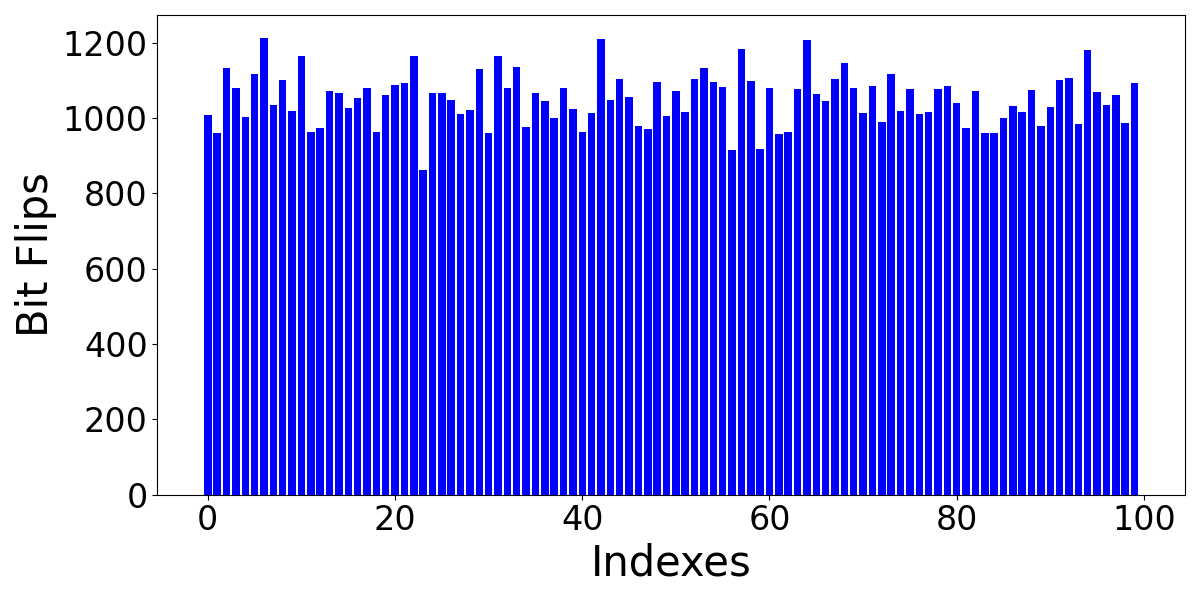
#> input picture Watermark-Analysis/Error-Distribution/ALL.png, 1200 x 600 px, given as the content of the folder Amin-Immune, which was not available
$ python 2-transformations.py
#> lines starting #> are read from the running program, lines starting #| are printed output that depends on the picture; pictures that were not available may be replaced by others from this repository, and a replacement may not be noted
import os
import random
import csv
import numpy as np
from PIL import Image, ImageEnhance, ImageFilter, ImageOps
from numpy.core.defchararray import endswith
from skimage.metrics import peak_signal_noise_ratio as psnr
from skimage.metrics import structural_similarity as ssim
from scipy.stats import wasserstein_distance
import re
import cv2


def jpeg_compression(image, quality):
    """Apply JPEG compression."""
    image.save("temp.jpg", "JPEG", quality=quality)
    return Image.open("temp.jpg")


# [5 lines left out: function resize_keep_ratio, not called in this run]


def resize_no_ratio(image, size):
    """Resize image without keeping the aspect ratio."""
    return image.resize(size)


def add_gaussian_noise(image, mean, std):
    """Add Gaussian noise to the image."""
    np_image = np.array(image)
    noisy_img = np_image + np.random.normal(mean, std, np_image.shape)
    noisy_img = np.clip(noisy_img, 0, 255).astype(np.uint8)
    return Image.fromarray(noisy_img)


def apply_gaussian_blur(image, radius):
    """Apply Gaussian blur to the image."""
    return image.filter(ImageFilter.GaussianBlur(radius))


# [31 lines left out: functions dropout, adjust_saturation, adjust_brightness, adjust_contrast, jpeg2000_compression, not called in this run]


def webp_compression(image, quality):
    """Apply WebP compression."""
    image.save("temp.webp", "WEBP", quality=quality)
    return Image.open("temp.webp")


def apply_median_filter(image, size):
    """Apply Median filter to the image."""
    return image.filter(ImageFilter.MedianFilter(size=size))


def apply_average_filter(image):
    """Apply Average filter to the image."""
    return image.filter(ImageFilter.BLUR)


# [163 lines left out: functions pixel_elimination, cropout, copy_move_attack, inpainting_attack, image_splicing_attack, cropping, not called in this run]


def calculate_metrics(original, transformed, transformation_name):
    """Calculate PSNR, SSIM, and Wasserstein Distance between original and transformed images."""
    if re.match(r"^(resize_keep_ratio|resize_no_ratio)", transformation_name[0]) or re.match(r"^cropping", transformation_name[0]):
        return np.nan, np.nan, np.nan

    original = np.array(original).astype(np.float32)
    transformed = np.array(transformed).astype(np.float32)

    data_range = original.max() - original.min()

    psnr_value = psnr(original, transformed, data_range=data_range)
    ssim_value = ssim(original, transformed, data_range=data_range, channel_axis=-1)
    wasserstein_value = wasserstein_distance(original.ravel(), transformed.ravel())

    return psnr_value, ssim_value, wasserstein_value


def apply_transformations(image_path, transformations, params, combine=False):
    """
    Apply transformations to an image.

    :param image_path: Path to the image file.
    :param transformations: List of transformations to apply.
    :param params: Dictionary of transformation parameters.
    :param combine: Whether to combine transformations together or choose randomly from the list.
    :return: Transformed image, List of transformations applied.
    """
#> called with image_path = 'Amin-Immune/ALL.png', combine = True
    image = Image.open(image_path).convert('RGB')
    applied_transforms = []

    if combine:
        for transform in transformations:
            param = params[transform.__name__]
            image = transform(image, **param)
            applied_transforms.append(f"{transform.__name__}({param})")
#> this loop made 1 pass
#> pass 1, in apply_transformations, `image = transform(image, **param)`:
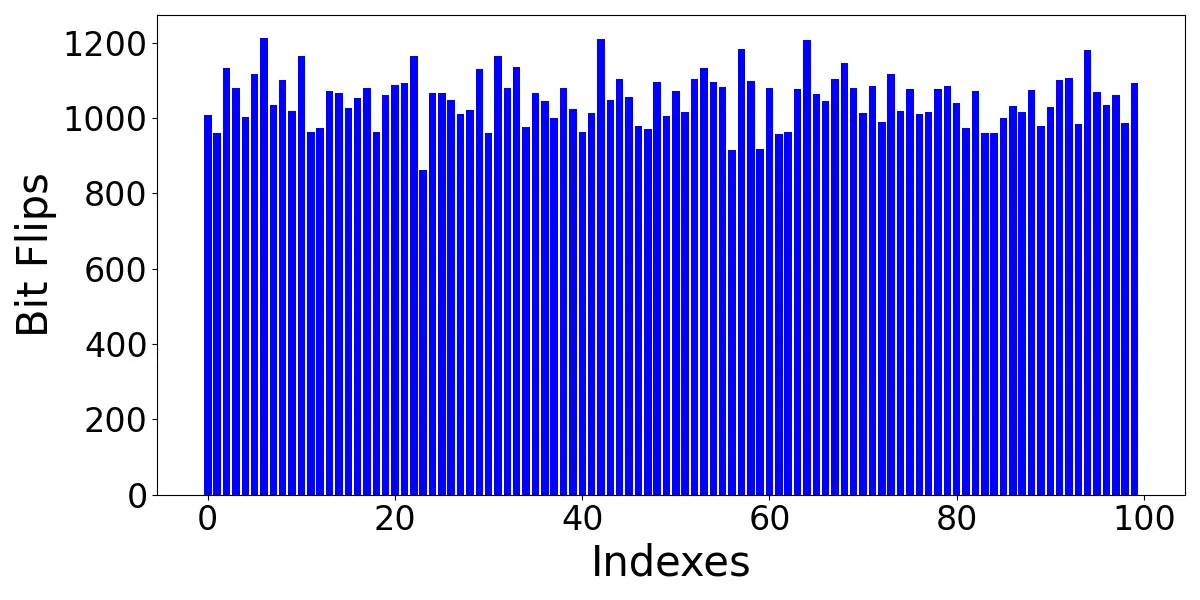
#> image: PIL image 1200x600 RGB; mean R, G, B 145.6, 145.6, 241.8
#> after the loop, applied_transforms = ["webp_compression({'quality': 70})"]
    else:
        transform = random.choice(transformations)
        print(transform)
        param = params[transform.__name__]
        image = transform(image, **param)
        applied_transforms.append(f"{transform.__name__}({param})")

    return image, applied_transforms


def process_images(input_dir, output_dir, transformations, params, combine=False):
    """
    Process all images in a directory with the specified transformations.

    :param input_dir: Directory containing input images.
    :param output_dir: Directory to save transformed images.
    :param transformations: List of transformations to apply.
    :param params: Dictionary of transformation parameters.
    :param combine: Whether to combine transformations together or choose randomly from the list.
    """
    if not os.path.exists(output_dir):
        os.makedirs(output_dir)

    allowed_extensions = {'.jpg', '.jpeg', '.png', '.bmp', '.gif', '.tiff'}

    with open(os.path.join(output_dir, 'report.csv'), mode='w', newline='') as file:
        writer = csv.writer(file)
        writer.writerow(
            ["Image Name", "Transformed Image Name", "Transformations Applied", "PSNR", "SSIM", "Wasserstein Distance"])

        cnt = 0
        for image_name in os.listdir(input_dir):
            cnt += 1
            print(cnt)

            image_path = os.path.join(input_dir, image_name)

            if os.path.isfile(image_path) and os.path.splitext(image_name)[1].lower() in allowed_extensions:
                transformed_image, applied_transforms = apply_transformations(image_path, transformations, params,
                                                                              combine)
#> applied_transforms = ["webp_compression({'quality': 70})"]
                # print(applied_transforms)
                if applied_transforms[0] == 'webp_compression({\'quality\': 70})':
                    transformed_image_name = f"{os.path.splitext(image_name)[0]}_transformed.webp"
                else:
                    transformed_image_name = f"{os.path.splitext(image_name)[0]}_transformed.jpeg"
                transformed_image_path = os.path.join(output_dir, transformed_image_name)
                transformed_image.save(transformed_image_path)

                original_image = Image.open(image_path).convert('RGB')
                psnr_value, ssim_value, wasserstein_value = calculate_metrics(original_image, transformed_image,
                                                                              applied_transforms)
#> in calculate_metrics, `data_range = original.max() - original.min()`: data_range = 255
#> in calculate_metrics, `psnr_value = psnr(original, transformed, data_range=data_range)`: psnr_value = 25.27
#> in calculate_metrics, `ssim_value = ssim(original, transformed, data_range=data_range, channe..`: ssim_value = 0.804
#> in calculate_metrics, `wasserstein_value = wasserstein_distance(original.ravel(), transformed..`: wasserstein_value = 5.15
#> psnr_value = 25.27; ssim_value = 0.804; wasserstein_value = 5.15

                transformations_applied = ", ".join(applied_transforms)
                writer.writerow([image_name, transformed_image_name, transformations_applied, psnr_value, ssim_value,
                                 wasserstein_value])


if __name__ == "__main__":
    # Define the list of transformations
    transformations = [
        # dropout,
        # adjust_saturation,
        # adjust_brightness,
        # adjust_contrast,
        # jpeg2000_compression,
        webp_compression,
        # apply_median_filter,
        # apply_average_filter,
        # pixel_elimination,

        # inpainting_attack,
        # copy_move_attack,
        # cropping,
        # cropout,

        # image_splicing_attack,
        jpeg_compression,
        # resize_keep_ratio,
        # resize_no_ratio,
        add_gaussian_noise,
        apply_gaussian_blur
    ]

    Datasets = ["Amin"]  # "MetFace"
    for data in Datasets:
        for t in transformations:
            input_dir = data + "-Immune"
            output_dir = data + "-transformed/" + str(t)

            # Define transformation parameters
            params = {
                "jpeg_compression": {"quality": 70},  # CP
                "add_gaussian_noise": {"mean": 0, "std": 0.04},  # CP
                "apply_gaussian_blur": {"radius": 1},  # CP
                "adjust_saturation": {"factor": 1.0},  # CP
                "adjust_brightness": {"factor": 1.0},  # CP
                "adjust_contrast": {"factor": 1.0},  # CP
                "webp_compression": {"quality": 70},  # CP
                "apply_median_filter": {"size": 3},  # CP
                "apply_average_filter": {},  # CP
                "pixel_elimination": {"elimination_ratio": 0.05},  # CP
                "resize_keep_ratio": {"scale": 0.5},  # CP
                "resize_no_ratio": {"size": (256, 256)},  # CP
                "dropout": {"drop_ratio": 0.9},  # CP - drop ratio is actually the keeping ratio
                "jpeg2000_compression": {"quality_layer": 0.1},  # CP

                "cropout": {"crop_ratio": 0.2},  # CC
                "copy_move_attack": {"min_patch_size": 0.2, "max_patch_size": 0.4},  # CC
                "inpainting_attack": {"min_patch_size": 0.2, "max_patch_size": 0.4},  # CC
                "image_splicing_attack": {"min_patch_size": 0.2, "max_patch_size": 0.4, "directory": input_dir},
                # CC
                "cropping": {"min_crop_ratio": 0.5, "max_crop_ratio": 0.75}  # CC
            }

            # Apply transformations (set combine=True to apply all transformations together)
            process_images(input_dir, output_dir, [t], params, combine=True)

$ run again, on Watermark-Analysis/Error-Distribution/GB.png
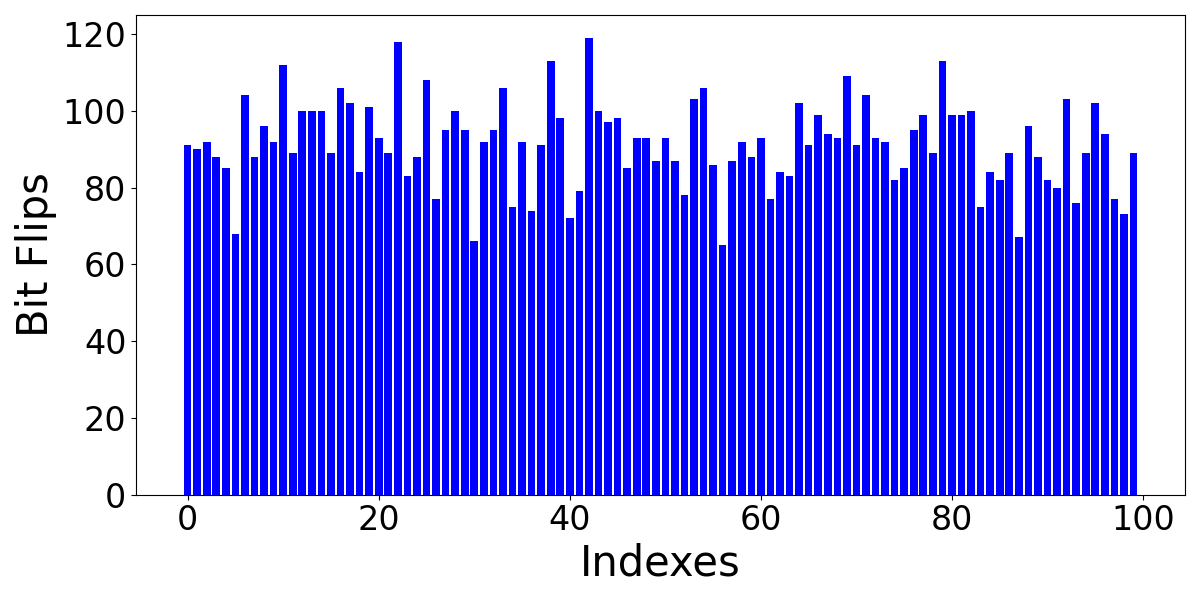
#> input picture Watermark-Analysis/Error-Distribution/GB.png, 1200 x 600 px, given as the content of the folder Amin-Immune, which was not available
#> the loop in apply_transformations, `for transform in transformations:` made 1 pass
#> pass 1, in apply_transformations, `image = transform(image, **param)`:
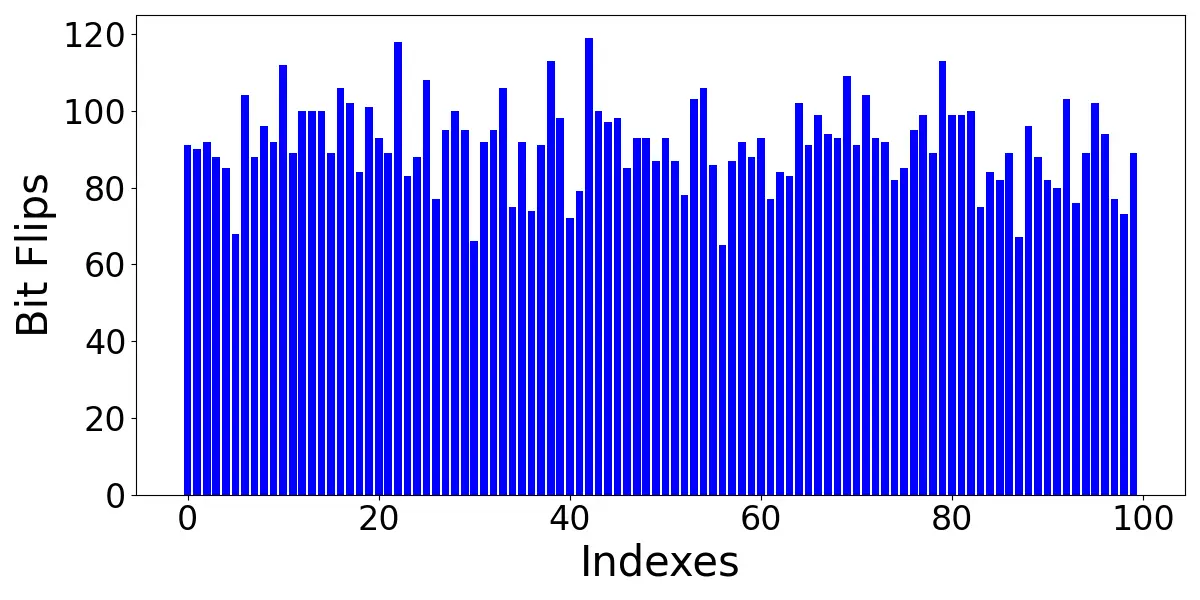
#> image: PIL image 1200x600 RGB; mean R, G, B 155.9, 155.9, 243.4
#> after the loop in apply_transformations, `for transform in transformations:`: applied_transforms = ["webp_compression({'quality': 70})"]
#> data_range = 255
#> in calculate_metrics, `psnr_value = psnr(original, transformed, data_range=data_range)`: psnr_value = 25.88
#> in calculate_metrics, `ssim_value = ssim(original, transformed, data_range=data_range, channe..`: ssim_value = 0.818
#> in calculate_metrics, `wasserstein_value = wasserstein_distance(original.ravel(), transformed..`: wasserstein_value = 4.43
#> in process_images, `psnr_value, ssim_value, wasserstein_value = calculate_metrics(original..`: psnr_value = 25.88; ssim_value = 0.818; wasserstein_value = 4.43

$ run again, on Watermark-Analysis/Error-Distribution/GN.png
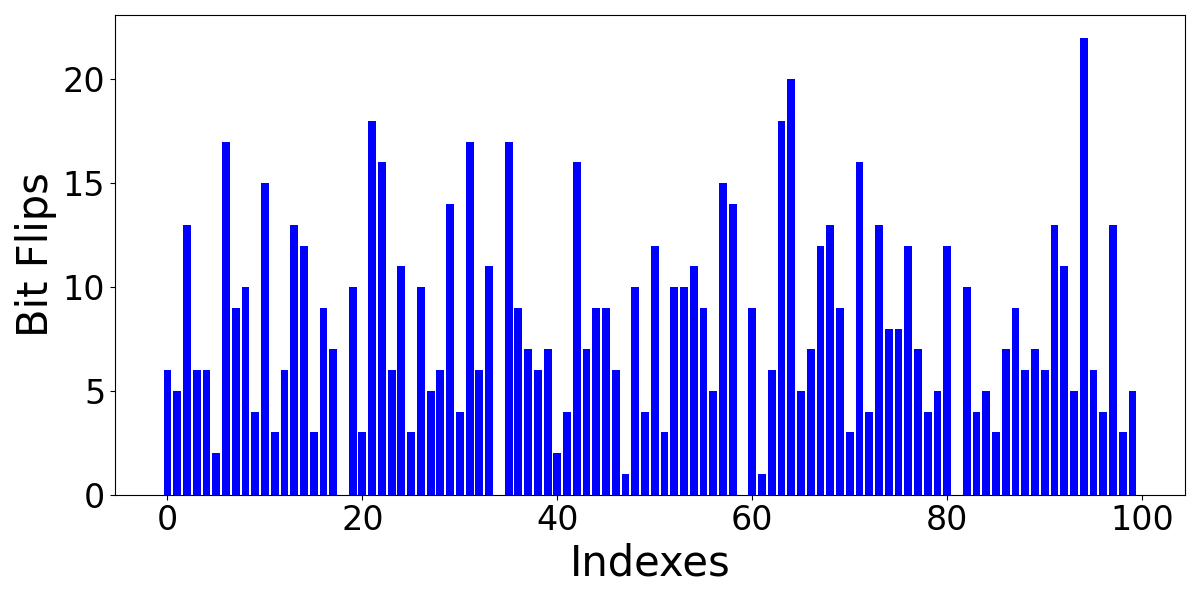
#> input picture Watermark-Analysis/Error-Distribution/GN.png, 1200 x 600 px, given as the content of the folder Amin-Immune, which was not available
#> the loop in apply_transformations, `for transform in transformations:` made 1 pass
#> pass 1, in apply_transformations, `image = transform(image, **param)`:
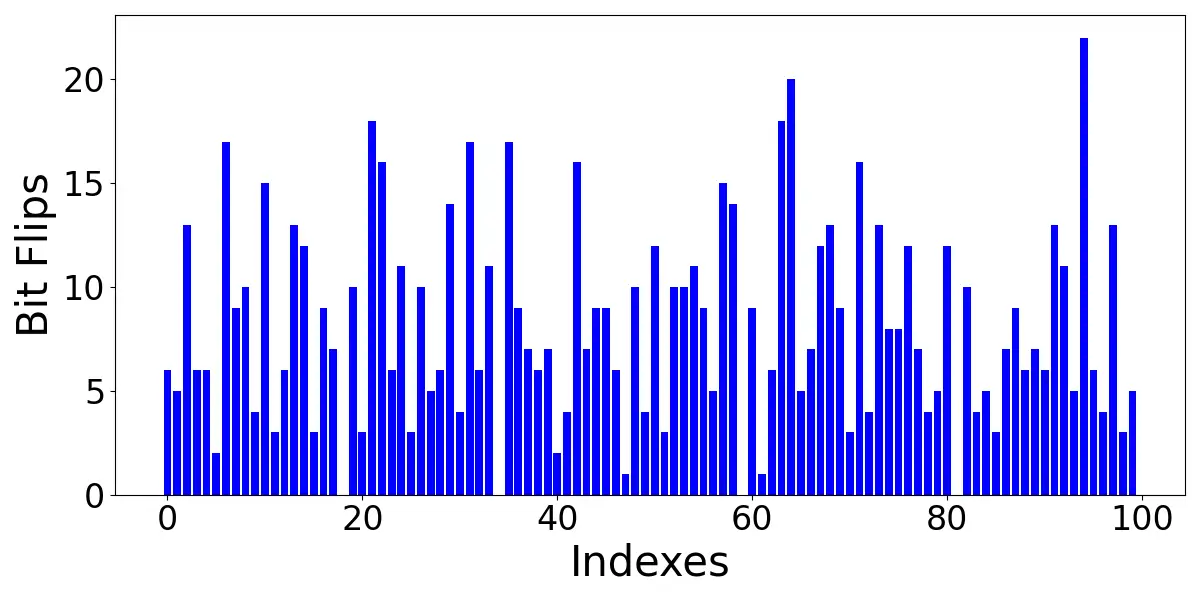
#> image: PIL image 1200x600 RGB; mean R, G, B 204.2, 204.3, 247.6
#> after the loop in apply_transformations, `for transform in transformations:`: applied_transforms = ["webp_compression({'quality': 70})"]
#> data_range = 255
#> in calculate_metrics, `psnr_value = psnr(original, transformed, data_range=data_range)`: psnr_value = 28.71
#> in calculate_metrics, `ssim_value = ssim(original, transformed, data_range=data_range, channe..`: ssim_value = 0.896
#> in calculate_metrics, `wasserstein_value = wasserstein_distance(original.ravel(), transformed..`: wasserstein_value = 2.39
#> in process_images, `psnr_value, ssim_value, wasserstein_value = calculate_metrics(original..`: psnr_value = 28.71; ssim_value = 0.896; wasserstein_value = 2.39
